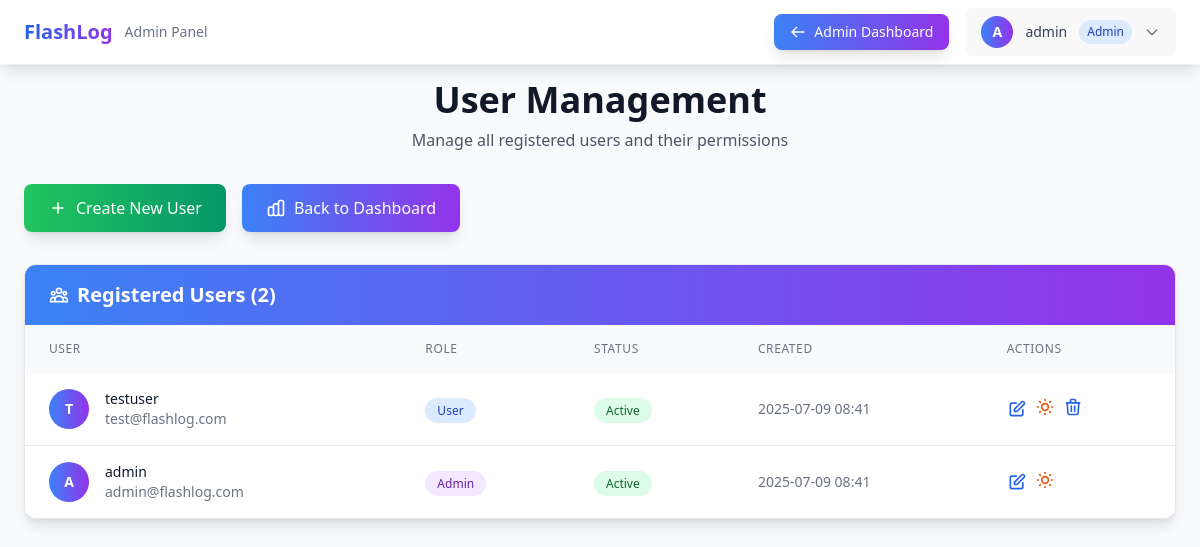
Page /admin/users (signed in) on the committed database.
### tables this page shows
CREATE TABLE users (
            id INTEGER PRIMARY KEY AUTOINCREMENT,
            username TEXT UNIQUE NOT NULL,
            email TEXT UNIQUE NOT NULL,
            password_hash TEXT NOT NULL,
            created_at TIMESTAMP DEFAULT CURRENT_TIMESTAMP,
            last_login TIMESTAMP,
            is_active BOOLEAN DEFAULT 1,
            role TEXT DEFAULT 'user'
        );

### flashlog/app/admin.py (the view)
@admin.route('/users')
@login_required
@admin_required
def users():
    from datetime import datetime
    conn = get_db_connection()
    users_raw = conn.execute('''
        SELECT id, username, email, role, is_active, created_at, last_login
        FROM users
        ORDER BY created_at DESC
    ''').fetchall()
    conn.close()
    users_list = []
    for user in users_raw:
        user_dict = dict(user)
        user_dict['is_admin'] = user_dict['role'] == 'admin'
        if user_dict['created_at']:
            try:
                user_dict['created_at'] = datetime.fromisoformat(user_dict['created_at'].replace('Z', '+00:00'))
            except (ValueError, AttributeError):
                user_dict['created_at'] = None
        if user_dict['last_login']:
            try:
                user_dict['last_login'] = datetime.fromisoformat(user_dict['last_login'].replace('Z', '+00:00'))
            except (ValueError, AttributeError):
                user_dict['last_login'] = None
        users_list.append(user_dict)
    return render_template('admin/users.html', users=users_list)

### flashlog/app/auth.py (called while the page is built)
def get_db_connection():
    conn = sqlite3.connect('flashlog/users.db')
    conn.row_factory = sqlite3.Row
    return conn

def admin_required(f):
    from functools import wraps
    @wraps(f)
    def decorated_function(*args, **kwargs):
        if 'role' not in session or session['role'] != 'admin':
            flash('Admin access required!', 'error')
            return redirect(url_for('dashboard.index'))
        return f(*args, **kwargs)
    return decorated_function

    @property
    def is_authenticated(self):
        return True

### flashlog/templates/admin/users.html (shortened to what this page needs)
<!DOCTYPE html>
<html lang="en">
<head>
    <script src="https://cdn.tailwindcss.com"></script>
</head>
<body class="bg-gray-50 dark:bg-gray-900 min-h-screen">
    <nav class="fixed top-0 left-0 w-full z-50 bg-white/95 dark:bg-gray-900/95 backdrop-blur-md border-b border-gray-200/50 dark:border-gray-700/50 shadow-lg shadow-gray-900/10">
        <div class="max-w-7xl mx-auto flex items-center justify-between h-16 px-6">
            <div class="flex items-center gap-3">
                <div class="relative group">
                    <div class="font-bold text-xl text-gray-900 dark:text-white bg-gradient-to-r from-blue-600 to-purple-600 bg-clip-text text-transparent">
                    </div>
                </div>
                <span class="text-sm text-gray-500 dark:text-gray-400">Admin Panel</span>
            </div>
            <div class="flex items-center gap-4">
                <a href="{{ url_for('main.dashboard') }}" class="inline-flex items-center px-4 py-2 bg-gradient-to-r from-blue-500 to-purple-600 hover:from-blue-600 hover:to-purple-700 text-white text-sm font-medium rounded-lg shadow-lg hover:shadow-xl transition-all duration-200 transform hover:scale-105">
                    <svg class="w-4 h-4 mr-2" fill="none" stroke="currentColor" viewBox="0 0 24 24">
                        <path stroke-linecap="round" stroke-linejoin="round" stroke-width="2" d="M10 19l-7-7m0 0l7-7m-7 7h18"></path>
                    </svg>
                    Admin Dashboard
                </a>
                <div class="relative group">
                    <div class="flex items-center gap-3 px-4 py-2 bg-gray-100/50 dark:bg-gray-800/50 rounded-lg cursor-pointer hover:bg-gray-200/50 dark:hover:bg-gray-700/50 transition-all duration-200">
                        <div class="w-8 h-8 bg-gradient-to-r from-blue-500 to-purple-600 rounded-full flex items-center justify-center text-white font-semibold text-sm">
                            {{ session.username[0].upper() }}
                        </div>
                        <span class="text-sm font-medium text-gray-700 dark:text-gray-300">{{ session.username }}</span>
                        <span class="px-2 py-1 bg-blue-100 text-blue-800 dark:bg-blue-900 dark:text-blue-200 text-xs font-medium rounded-full">Admin</span>
                        <svg class="w-4 h-4 text-gray-500 dark:text-gray-400 transition-transform duration-200 group-hover:rotate-180" fill="none" stroke="currentColor" viewBox="0 0 24 24">
                            <path stroke-linecap="round" stroke-linejoin="round" stroke-width="2" d="M19 9l-7 7-7-7"></path>
                        </svg>
                    </div>
                </div>
            </div>
        </div>
    </nav>
    <main class="pt-20 pb-6 px-6">
        <div class="max-w-7xl mx-auto">
            <div class="text-center mb-8 fade-in">
                <h1 class="text-4xl font-bold text-gray-900 dark:text-white mb-2">User Management</h1>
                <p class="text-gray-600 dark:text-gray-400">Manage all registered users and their permissions</p>
            </div>
            <div class="flex flex-wrap gap-4 mb-8 fade-in">
                <a href="{{ url_for('admin.create_user') }}" class="inline-flex items-center px-6 py-3 bg-gradient-to-r from-green-500 to-emerald-600 hover:from-green-600 hover:to-emerald-700 text-white font-medium rounded-lg shadow-lg hover:shadow-xl transition-all duration-200 transform hover:scale-105">
                    <svg class="w-5 h-5 mr-2" fill="none" stroke="currentColor" viewBox="0 0 24 24">
                        <path stroke-linecap="round" stroke-linejoin="round" stroke-width="2" d="M12 6v6m0 0v6m0-6h6m-6 0H6"></path>
                    </svg>
                    Create New User
                </a>
                <a href="{{ url_for('main.dashboard') }}" class="inline-flex items-center px-6 py-3 bg-gradient-to-r from-blue-500 to-purple-600 hover:from-blue-600 hover:to-purple-700 text-white font-medium rounded-lg shadow-lg hover:shadow-xl transition-all duration-200 transform hover:scale-105">
                    Back to Dashboard
                </a>
            </div>
            <div class="bg-white dark:bg-gray-800 rounded-xl shadow-lg border border-gray-200 dark:border-gray-700 overflow-hidden fade-in">
                <div class="bg-gradient-to-r from-blue-500 to-purple-600 px-6 py-4">
                    <h2 class="text-xl font-semibold text-white flex items-center">
                        Registered Users ({{ users|length }})
                    </h2>
                </div>
                <div class="overflow-x-auto">
                    <table class="w-full">
                        <thead class="bg-gray-50 dark:bg-gray-700">
                            <tr>
                                <th class="px-6 py-4 text-left text-xs font-medium text-gray-500 dark:text-gray-300 uppercase tracking-wider">User</th>
                                <th class="px-6 py-4 text-left text-xs font-medium text-gray-500 dark:text-gray-300 uppercase tracking-wider">Role</th>
                                <th class="px-6 py-4 text-left text-xs font-medium text-gray-500 dark:text-gray-300 uppercase tracking-wider">Status</th>
                                <th class="px-6 py-4 text-left text-xs font-medium text-gray-500 dark:text-gray-300 uppercase tracking-wider">Created</th>
                                <th class="px-6 py-4 text-left text-xs font-medium text-gray-500 dark:text-gray-300 uppercase tracking-wider">Actions</th>
                            </tr>
                        </thead>
                        <tbody class="bg-white dark:bg-gray-800 divide-y divide-gray-200 dark:divide-gray-700">
                            {% for user in users %}
                            <tr class="hover:bg-gray-50 dark:hover:bg-gray-700 transition-colors">
                                <td class="px-6 py-4 whitespace-nowrap">
                                    <div class="flex items-center">
                                        <div class="w-10 h-10 bg-gradient-to-r from-blue-500 to-purple-600 rounded-full flex items-center justify-center text-white font-semibold text-sm">
                                            {{ user.username[0].upper() }}
                                        </div>
                                        <div class="ml-4">
                                            <div class="text-sm font-medium text-gray-900 dark:text-white">{{ user.username }}</div>
                                            <div class="text-sm text-gray-500 dark:text-gray-400">{{ user.email }}</div>
                                        </div>
                                    </div>
                                </td>
                                <td class="px-6 py-4 whitespace-nowrap">
                                    {% if user.is_admin %}
                                        <span class="px-3 py-1 bg-purple-100 text-purple-800 dark:bg-purple-900 dark:text-purple-200 text-xs font-medium rounded-full">Admin</span>
                                    {% else %}
                                        <span class="px-3 py-1 bg-blue-100 text-blue-800 dark:bg-blue-900 dark:text-blue-200 text-xs font-medium rounded-full">User</span>
                                    {% endif %}
                                </td>
                                <td class="px-6 py-4 whitespace-nowrap">
                                    {% if user.is_active %}
                                        <span class="px-3 py-1 bg-green-100 text-green-800 dark:bg-green-900 dark:text-green-200 text-xs font-medium rounded-full">Active</span>
                                    {% else %}
                                        <span class="px-3 py-1 bg-gray-100 text-gray-800 dark:bg-gray-900 dark:text-gray-200 text-xs font-medium rounded-full">Inactive</span>
                                    {% endif %}
                                </td>
                                <td class="px-6 py-4 whitespace-nowrap text-sm text-gray-500 dark:text-gray-400">
                                    {% if user.created_at %}
                                        {% if user.created_at is string %}
                                            {{ user.created_at }}
                                        {% else %}
                                            {{ user.created_at.strftime('%Y-%m-%d %H:%M') }}
                                        {% endif %}
                                    {% else %}
                                        N/A
                                    {% endif %}
                                </td>
                                <td class="px-6 py-4 whitespace-nowrap text-sm font-medium">
                                    <div class="flex items-center gap-2">
                                        <a href="{{ url_for('admin.edit_user', user_id=user.id) }}" class="text-blue-600 dark:text-blue-400 hover:text-blue-900 dark:hover:text-blue-300 transition-colors">
                                            <svg class="w-5 h-5" fill="none" stroke="currentColor" viewBox="0 0 24 24">
                                                <path stroke-linecap="round" stroke-linejoin="round" stroke-width="2" d="M11 5H6a2 2 0 00-2 2v11a2 2 0 002 2h11a2 2 0 002-2v-5m-1.414-9.414a2 2 0 112.828 2.828L11.828 15H9v-2.828l8.586-8.586z"></path>
                                            </svg>
                                        </a>
                                        {% if user.is_active %}
                                            <form method="POST" action="{{ url_for('admin.toggle_user_status', user_id=user.id) }}" class="inline" onsubmit="return confirm('Deactivate this user?')">
                                                <button type="submit" class="text-orange-600 dark:text-orange-400 hover:text-orange-900 dark:hover:text-orange-300 transition-colors" title="Deactivate User">
                                                    <svg class="w-5 h-5" fill="none" stroke="currentColor" viewBox="0 0 24 24">
                                                        <path stroke-linecap="round" stroke-linejoin="round" stroke-width="2" d="M12 3v1m0 16v1m9-9h-1M4 12H3m15.364 6.364l-.707-.707M6.343 6.343l-.707-.707m12.728 0l-.707.707M6.343 17.657l-.707.707M16 12a4 4 0 11-8 0 4 4 0 018 0z"></path>
                                                    </svg>
                                                </button>
                                            </form>
                                        {% endif %}
                                        {% if user.username != session.username %}
                                            <form method="POST" action="{{ url_for('admin.delete_user', user_id=user.id) }}" class="inline" onsubmit="return confirm('Are you sure you want to delete this user? This action cannot be undone.')">
                                                <button type="submit" class="text-blue-600 dark:text-blue-400 hover:text-blue-900 dark:hover:text-blue-300 transition-colors">
                                                    <svg class="w-5 h-5" fill="none" stroke="currentColor" viewBox="0 0 24 24">
                                                        <path stroke-linecap="round" stroke-linejoin="round" stroke-width="2" d="M19 7l-.867 12.142A2 2 0 0116.138 21H7.862a2 2 0 01-1.995-1.858L5 7m5 4v6m4-6v6m1-10V4a1 1 0 00-1-1h-4a1 1 0 00-1 1v3M4 7h16"></path>
                                                    </svg>
                                                </button>
                                            </form>
                                        {% endif %}
                                    </div>
                                </td>
                            </tr>
                            {% endfor %}
                        </tbody>
                    </table>
                </div>
            </div>
        </div>
    </main>
</body>
</html>

### flashlog/templates/admin/users.html (style rules this page uses)
.fade-in { animation: fadeIn 0.6s ease-out; }

### rows in the picture
users: username "T", username "testuser", email "test@flashlog.com", shows "User", is_active "Active", created_at "2025-07-09 08:41"
users: username "A", username "admin", email "admin@flashlog.com", shows "Admin", is_active "Active", created_at "2025-07-09 08:41"

### other values in the picture
{{ session.username[0].upper() }} "A"
{{ session.username }} "admin"
{{ users|length }} "2"
